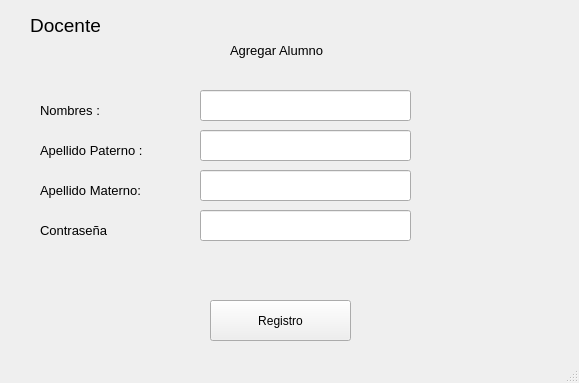
<?xml version="1.0" encoding="UTF-8"?>
<ui version="4.0">
 <class>MainWindow</class>
 <widget class="QMainWindow" name="MainWindow">
  <property name="geometry">
   <rect>
    <x>0</x>
    <y>0</y>
    <width>579</width>
    <height>383</height>
   </rect>
  </property>
  <property name="windowTitle">
   <string>MainWindow</string>
  </property>
  <widget class="QWidget" name="centralwidget">
   <widget class="QLabel" name="label">
    <property name="geometry">
     <rect>
      <x>-10</x>
      <y>0</y>
      <width>151</width>
      <height>51</height>
     </rect>
    </property>
    <property name="font">
     <font>
      <pointsize>14</pointsize>
     </font>
    </property>
    <property name="text">
     <string>Docente</string>
    </property>
    <property name="alignment">
     <set>Qt::AlignCenter</set>
    </property>
   </widget>
   <widget class="QLabel" name="label_2">
    <property name="geometry">
     <rect>
      <x>40</x>
      <y>100</y>
      <width>81</width>
      <height>20</height>
     </rect>
    </property>
    <property name="font">
     <font>
      <pointsize>10</pointsize>
     </font>
    </property>
    <property name="text">
     <string>Nombres :</string>
    </property>
   </widget>
   <widget class="QLabel" name="label_3">
    <property name="geometry">
     <rect>
      <x>230</x>
      <y>40</y>
      <width>121</width>
      <height>21</height>
     </rect>
    </property>
    <property name="font">
     <font>
      <pointsize>10</pointsize>
     </font>
    </property>
    <property name="text">
     <string>Agregar Alumno</string>
    </property>
   </widget>
   <widget class="QPushButton" name="pushButton">
    <property name="geometry">
     <rect>
      <x>210</x>
      <y>300</y>
      <width>141</width>
      <height>41</height>
     </rect>
    </property>
    <property name="text">
     <string>Registro</string>
    </property>
   </widget>
   <widget class="QLineEdit" name="lineEdit">
    <property name="geometry">
     <rect>
      <x>200</x>
      <y>130</y>
      <width>211</width>
      <height>31</height>
     </rect>
    </property>
   </widget>
   <widget class="QLineEdit" name="lineEdit_2">
    <property name="geometry">
     <rect>
      <x>200</x>
      <y>90</y>
      <width>211</width>
      <height>31</height>
     </rect>
    </property>
   </widget>
   <widget class="QLabel" name="label_4">
    <property name="geometry">
     <rect>
      <x>40</x>
      <y>140</y>
      <width>141</width>
      <height>20</height>
     </rect>
    </property>
    <property name="font">
     <font>
      <pointsize>10</pointsize>
     </font>
    </property>
    <property name="text">
     <string>Apellido Paterno :</string>
    </property>
   </widget>
   <widget class="QLabel" name="label_5">
    <property name="geometry">
     <rect>
      <x>40</x>
      <y>180</y>
      <width>141</width>
      <height>20</height>
     </rect>
    </property>
    <property name="font">
     <font>
      <pointsize>10</pointsize>
     </font>
    </property>
    <property name="text">
     <string>Apellido Materno:</string>
    </property>
   </widget>
   <widget class="QLineEdit" name="lineEdit_3">
    <property name="geometry">
     <rect>
      <x>200</x>
      <y>170</y>
      <width>211</width>
      <height>31</height>
     </rect>
    </property>
   </widget>
   <widget class="QLineEdit" name="lineEdit_4">
    <property name="geometry">
     <rect>
      <x>200</x>
      <y>210</y>
      <width>211</width>
      <height>31</height>
     </rect>
    </property>
   </widget>
   <widget class="QLabel" name="label_6">
    <property name="geometry">
     <rect>
      <x>40</x>
      <y>220</y>
      <width>141</width>
      <height>20</height>
     </rect>
    </property>
    <property name="font">
     <font>
      <pointsize>10</pointsize>
     </font>
    </property>
    <property name="text">
     <string>Contraseña</string>
    </property>
   </widget>
  </widget>
  <widget class="QMenuBar" name="menubar">
   <property name="geometry">
    <rect>
     <x>0</x>
     <y>0</y>
     <width>579</width>
     <height>21</height>
    </rect>
   </property>
  </widget>
  <widget class="QStatusBar" name="statusbar"/>
 </widget>
 <resources/>
 <connections/>
</ui>
